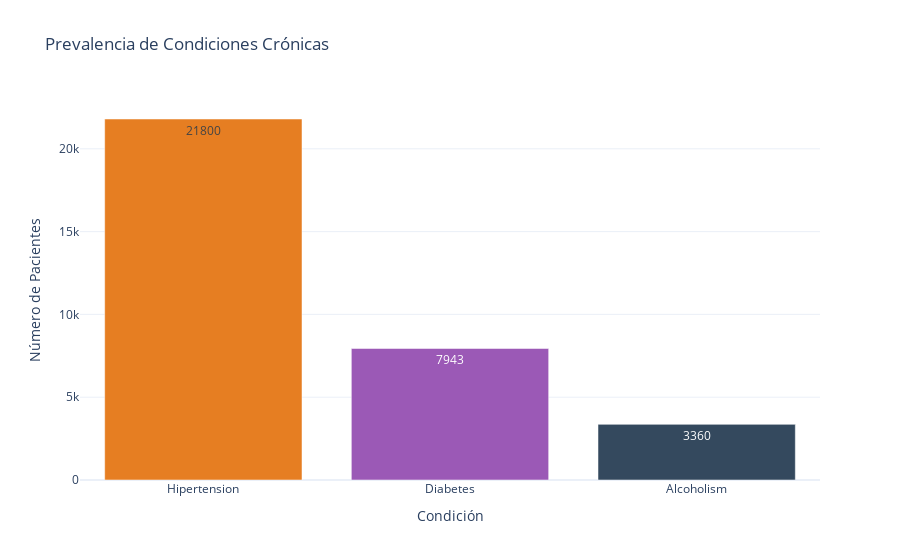

Write notebook code for a chart like this one.
### Markdown cell above
### 3.3 Condiciones Crónicas

### Code cell
fig = plot_chronic_conditions(df)
fig.show()

### Figure 1 — Plotly figure (JSON) as saved in the notebook; plotly's stock layout.template omitted (floating-point values rounded to 4 significant figures)
{"data": [{"marker": {"color": ["#e67e22", "#9b59b6", "#34495e"]}, "text": ["21800", "7943", "3360"], "textposition": "auto", "type": "bar", "x": ["Hipertension", "Diabetes", "Alcoholism"], "y": [21800, 7943, 3360]}], "layout": {"title": {"text": "Prevalencia de Condiciones Crónicas"}, "xaxis": {"title": {"text": "Condición"}}, "yaxis": {"title": {"text": "Número de Pacientes"}}}}
